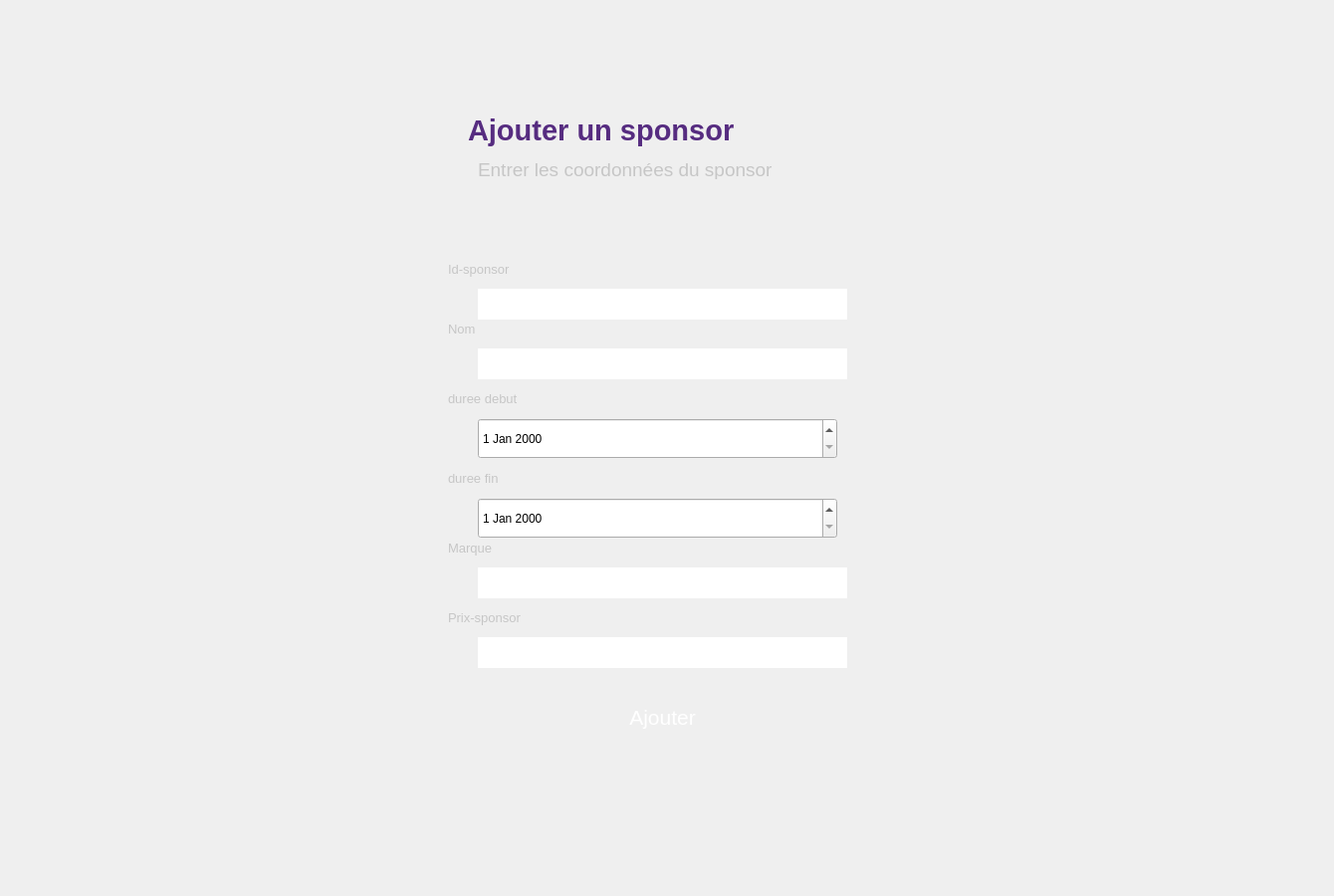
    <widget class="QWidget" name="ajoutersponsor">
     <widget class="QLabel" name="label_71">
      <property name="geometry">
       <rect>
        <x>370</x>
        <y>40</y>
        <width>581</width>
        <height>741</height>
       </rect>
      </property>
      <property name="font">
       <font>
        <pointsize>12</pointsize>
       </font>
      </property>
      <property name="styleSheet">
       <string notr="true"> 
border: none;
border-radius:45px;
border-image:url(&quot;C:/Users/ASUS/Desktop/QT_projet//Solid_white.png&quot;);</string>
      </property>
      <property name="text">
       <string/>
      </property>
     </widget>
     <widget class="QLabel" name="label_72">
      <property name="geometry">
       <rect>
        <x>480</x>
        <y>160</y>
        <width>351</width>
        <height>20</height>
       </rect>
      </property>
      <property name="font">
       <font>
        <pointsize>14</pointsize>
       </font>
      </property>
      <property name="styleSheet">
       <string notr="true">color: rgb(198, 198, 198);
background-image: url(:/Solid_white.png);</string>
      </property>
      <property name="text">
       <string>Entrer les coordonnées du sponsor</string>
      </property>
     </widget>
     <widget class="QLabel" name="label_73">
      <property name="geometry">
       <rect>
        <x>450</x>
        <y>610</y>
        <width>131</width>
        <height>21</height>
       </rect>
      </property>
      <property name="font">
       <font>
        <family>MS Shell Dlg 2</family>
        <pointsize>10</pointsize>
        <weight>50</weight>
        <bold>false</bold>
       </font>
      </property>
      <property name="styleSheet">
       <string notr="true">border-image:url(&quot;C:/Users/ASUS/Desktop/QT_projet//Solid_white.png&quot;);
color: rgb(198, 198, 198);</string>
      </property>
      <property name="text">
       <string>Prix-sponsor</string>
      </property>
      <property name="scaledContents">
       <bool>false</bool>
      </property>
     </widget>
     <widget class="QDateEdit" name="date1_5">
      <property name="geometry">
       <rect>
        <x>480</x>
        <y>420</y>
        <width>361</width>
        <height>41</height>
       </rect>
      </property>
     </widget>
     <widget class="QLabel" name="label_74">
      <property name="geometry">
       <rect>
        <x>450</x>
        <y>540</y>
        <width>131</width>
        <height>21</height>
       </rect>
      </property>
      <property name="font">
       <font>
        <family>MS Shell Dlg 2</family>
        <pointsize>10</pointsize>
        <weight>50</weight>
        <bold>false</bold>
       </font>
      </property>
      <property name="styleSheet">
       <string notr="true">border-image:url(&quot;C:/Users/ASUS/Desktop/QT_projet//Solid_white.png&quot;);
color: rgb(198, 198, 198);</string>
      </property>
      <property name="text">
       <string>Marque</string>
      </property>
      <property name="scaledContents">
       <bool>false</bool>
      </property>
     </widget>
     <widget class="QLineEdit" name="id1_5">
      <property name="geometry">
       <rect>
        <x>480</x>
        <y>290</y>
        <width>371</width>
        <height>31</height>
       </rect>
      </property>
      <property name="minimumSize">
       <size>
        <width>371</width>
        <height>0</height>
       </size>
      </property>
      <property name="maximumSize">
       <size>
        <width>371</width>
        <height>31</height>
       </size>
      </property>
      <property name="styleSheet">
       <string notr="true">border-image:url(&quot;C:/Users/ASUS/Desktop/QT_projet//Solid_white.png&quot;);
border:2px;</string>
      </property>
     </widget>
     <widget class="QLabel" name="label_75">
      <property name="geometry">
       <rect>
        <x>450</x>
        <y>260</y>
        <width>121</width>
        <height>21</height>
       </rect>
      </property>
      <property name="maximumSize">
       <size>
        <width>140</width>
        <height>21</height>
       </size>
      </property>
      <property name="font">
       <font>
        <family>MS Shell Dlg 2</family>
        <pointsize>10</pointsize>
        <weight>50</weight>
        <bold>false</bold>
       </font>
      </property>
      <property name="styleSheet">
       <string notr="true">color: rgb(198, 198, 198);
border-image:url(&quot;C:/Users/ASUS/Desktop/QT_projet//Solid_white.png&quot;);</string>
      </property>
      <property name="text">
       <string>Id-sponsor</string>
      </property>
      <property name="scaledContents">
       <bool>false</bool>
      </property>
     </widget>
     <widget class="QLabel" name="label_76">
      <property name="geometry">
       <rect>
        <x>450</x>
        <y>470</y>
        <width>131</width>
        <height>21</height>
       </rect>
      </property>
      <property name="font">
       <font>
        <family>MS Shell Dlg 2</family>
        <pointsize>10</pointsize>
        <weight>50</weight>
        <bold>false</bold>
       </font>
      </property>
      <property name="styleSheet">
       <string notr="true">border-image:url(&quot;C:/Users/ASUS/Desktop/QT_projet//Solid_white.png&quot;);
color: rgb(198, 198, 198);</string>
      </property>
      <property name="text">
       <string>duree fin</string>
      </property>
      <property name="scaledContents">
       <bool>false</bool>
      </property>
     </widget>
     <widget class="QLabel" name="label_77">
      <property name="geometry">
       <rect>
        <x>450</x>
        <y>390</y>
        <width>131</width>
        <height>21</height>
       </rect>
      </property>
      <property name="font">
       <font>
        <family>MS Shell Dlg 2</family>
        <pointsize>10</pointsize>
        <weight>50</weight>
        <bold>false</bold>
       </font>
      </property>
      <property name="styleSheet">
       <string notr="true">border-image:url(&quot;C:/Users/ASUS/Desktop/QT_projet//Solid_white.png&quot;);
color: rgb(198, 198, 198);</string>
      </property>
      <property name="text">
       <string>duree debut</string>
      </property>
      <property name="scaledContents">
       <bool>false</bool>
      </property>
     </widget>
     <widget class="QLabel" name="label_78">
      <property name="geometry">
       <rect>
        <x>450</x>
        <y>320</y>
        <width>51</width>
        <height>21</height>
       </rect>
      </property>
      <property name="maximumSize">
       <size>
        <width>131</width>
        <height>21</height>
       </size>
      </property>
      <property name="font">
       <font>
        <family>MS Shell Dlg 2</family>
        <pointsize>10</pointsize>
        <weight>50</weight>
        <bold>false</bold>
       </font>
      </property>
      <property name="styleSheet">
       <string notr="true">color: rgb(198, 198, 198);
border-image:url(&quot;C:/Users/ASUS/Desktop/QT_projet//Solid_white.png&quot;);</string>
      </property>
      <property name="text">
       <string>Nom</string>
      </property>
      <property name="scaledContents">
       <bool>false</bool>
      </property>
     </widget>
     <widget class="QLineEdit" name="nom_5">
      <property name="geometry">
       <rect>
        <x>480</x>
        <y>350</y>
        <width>371</width>
        <height>31</height>
       </rect>
      </property>
      <property name="maximumSize">
       <size>
        <width>371</width>
        <height>31</height>
       </size>
      </property>
      <property name="styleSheet">
       <string notr="true">border-image:url(&quot;C:/Users/ASUS/Desktop/QT_projet//Solid_white.png&quot;);
border:2px;</string>
      </property>
     </widget>
     <widget class="QLineEdit" name="prix_2">
      <property name="geometry">
       <rect>
        <x>480</x>
        <y>640</y>
        <width>371</width>
        <height>31</height>
       </rect>
      </property>
      <property name="styleSheet">
       <string notr="true">border-image:url(&quot;C:/Users/ASUS/Desktop/QT_projet//Solid_white.png&quot;);
border:2px;</string>
      </property>
     </widget>
     <widget class="QPushButton" name="pushButton_25">
      <property name="geometry">
       <rect>
        <x>440</x>
        <y>700</y>
        <width>451</width>
        <height>41</height>
       </rect>
      </property>
      <property name="font">
       <font>
        <family>MS Shell Dlg 2</family>
        <pointsize>16</pointsize>
        <weight>50</weight>
        <italic>false</italic>
        <bold>false</bold>
       </font>
      </property>
      <property name="styleSheet">
       <string notr="true">QPushButton{
	border-image: url(:/Rectangle 1.png);
color: rgb(255, 255, 255);
font: 16pt &quot;MS Shell Dlg 2&quot;;
border-radius:10px;
border: none;
}
QPushButton:hover{
 
	color: rgb(0, 0, 0);


}</string>
      </property>
      <property name="text">
       <string>Ajouter</string>
      </property>
     </widget>
     <widget class="QDateEdit" name="date2_5">
      <property name="geometry">
       <rect>
        <x>480</x>
        <y>500</y>
        <width>361</width>
        <height>41</height>
       </rect>
      </property>
     </widget>
     <widget class="QLabel" name="label_79">
      <property name="geometry">
       <rect>
        <x>470</x>
        <y>110</y>
        <width>371</width>
        <height>41</height>
       </rect>
      </property>
      <property name="font">
       <font>
        <family>MS Sans Serif</family>
        <pointsize>22</pointsize>
        <weight>75</weight>
        <bold>true</bold>
       </font>
      </property>
      <property name="styleSheet">
       <string notr="true">color: rgb(86, 44, 128);
background-image: url(:/Solid_white.png);</string>
      </property>
      <property name="text">
       <string>Ajouter un sponsor</string>
      </property>
     </widget>
     <widget class="QGroupBox" name="groupBox_6">
      <property name="geometry">
       <rect>
        <x>430</x>
        <y>210</y>
        <width>461</width>
        <height>511</height>
       </rect>
      </property>
      <property name="styleSheet">
       <string notr="true">background:url(&quot;C:/Users/ASUS/Desktop/QT_projet/Solid_white.png&quot;);
border:none;</string>
      </property>
      <property name="title">
       <string/>
      </property>
     </widget>
     <widget class="QLineEdit" name="marq_2">
      <property name="geometry">
       <rect>
        <x>480</x>
        <y>570</y>
        <width>371</width>
        <height>31</height>
       </rect>
      </property>
      <property name="styleSheet">
       <string notr="true">border-image:url(&quot;C:/Users/ASUS/Desktop/QT_projet//Solid_white.png&quot;);
border:2px;</string>
      </property>
     </widget>
     <widget class="QLabel" name="label_80">
      <property name="geometry">
       <rect>
        <x>-10</x>
        <y>0</y>
        <width>1331</width>
        <height>891</height>
       </rect>
      </property>
      <property name="styleSheet">
       <string notr="true">background-image: url(:/Sign In (1).png);</string>
      </property>
      <property name="text">
       <string/>
      </property>
     </widget>
     <widget class="QLabel" name="label_81">
      <property name="geometry">
       <rect>
        <x>470</x>
        <y>0</y>
        <width>351</width>
        <height>91</height>
       </rect>
      </property>
      <property name="styleSheet">
       <string notr="true">
background:url(&quot;C:/Users/ASUS/Desktop/QT_projet/Tv_tally_mtarfeskhir 1.png&quot;);</string>
      </property>
      <property name="text">
       <string/>
      </property>
     </widget>
     <zorder>groupBox_6</zorder>
     <zorder>label_80</zorder>
     <zorder>label_71</zorder>
     <zorder>label_72</zorder>
     <zorder>label_73</zorder>
     <zorder>date1_5</zorder>
     <zorder>label_74</zorder>
     <zorder>id1_5</zorder>
     <zorder>label_75</zorder>
     <zorder>label_76</zorder>
     <zorder>label_77</zorder>
     <zorder>label_78</zorder>
     <zorder>nom_5</zorder>
     <zorder>prix_2</zorder>
     <zorder>pushButton_25</zorder>
     <zorder>date2_5</zorder>
     <zorder>label_79</zorder>
     <zorder>marq_2</zorder>
     <zorder>label_81</zorder>
    </widget>
